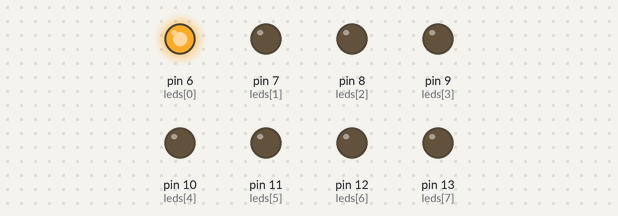
Bench run of a sketch on a simulated Arduino Uno, built with avr-gcc and run on an emulated ATmega328P. Parts: output pins drawn as LEDs (lit = HIGH). Random numbers use the default seed unless the sketch sets one.

Above: at 0.1 s.
At 2.1 s:
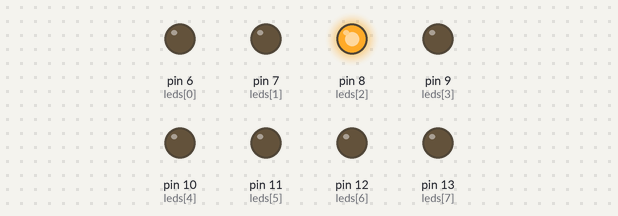
At 11.1 s:
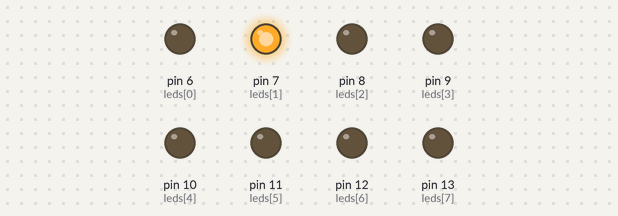
At 15.1 s:
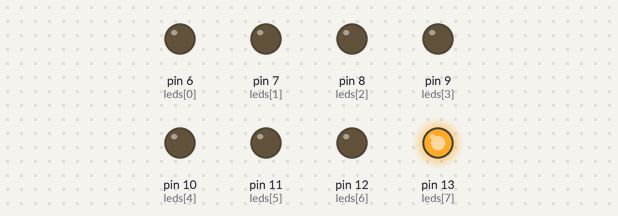
At 31.1 s:
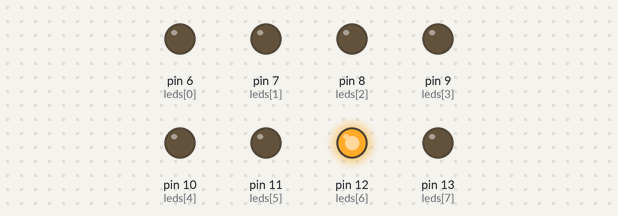
At 36.1 s:
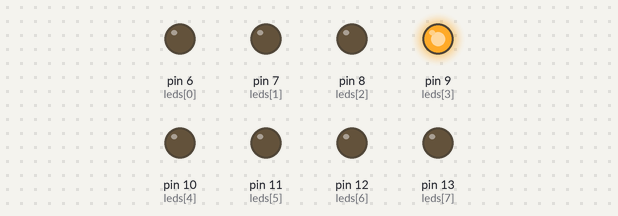
Timing chart, 0 to 37.6 s (numbered marks = the images above):
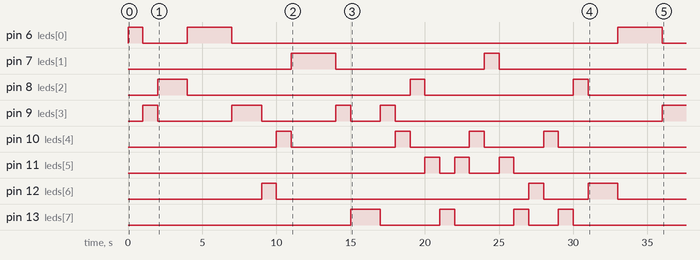

The sketch:

SE_Prog1_Intro.ino
```cpp
int leds[8] = {6, 7, 8, 9, 10, 11, 12, 13};


void setup(){
    for(int i = 0; i < 8; i++){
        pinMode(leds[i], OUTPUT);
    }

    randomSeed(analogRead(A0));
}

int v;
void loop(){
    limpiar();

    v = random(8);
    digitalWrite(leds[v], 1);

    delay(1000);
    //digitalWrite(leds[v], 0);

}

void limpiar(){
    for(int i = 0; i < 8; i++){
        digitalWrite(leds[i], 0);
    }
}
```

Measured:
- by itself, pin 6 (leds[0]): goes HIGH 1.0 s, LOW 3.0 s, HIGH 3.0 s, LOW 26.0 s, HIGH 3.0 s, then LOW
- by itself, pin 7 (leds[1]): LOW → HIGH at 11.0 s, → LOW 3.0 s later, → HIGH 10.0 s later, → LOW 1.0 s later
- by itself, pin 8 (leds[2]): goes HIGH 2.0 s, LOW 15.0 s, HIGH 1.0 s, LOW 10.0 s, HIGH 1.0 s, then LOW
- by itself, pin 9 (leds[3]): LOW → HIGH at 1.0 s, → LOW 1.0 s later, → HIGH 5.0 s later, → LOW 2.0 s later, … (9 changes in this stretch)
- by itself, pin 10 (leds[4]): LOW → HIGH at 10.0 s, → LOW 1.0 s later, → HIGH 7.0 s later, → LOW 1.0 s later, … (8 changes in this stretch)
- by itself, pin 11 (leds[5]): goes HIGH 1.0 s, LOW 1.0 s, HIGH 1.0 s, LOW 2.0 s, HIGH 1.0 s, then LOW
- by itself, pin 12 (leds[6]): goes HIGH 1.0 s, LOW 17.0 s, HIGH 1.0 s, LOW 3.0 s, HIGH 2.0 s, then LOW
- by itself, pin 13 (leds[7]): LOW → HIGH at 15.0 s, → LOW 2.0 s later, → HIGH 4.0 s later, → LOW 1.0 s later, … (8 changes in this stretch)
